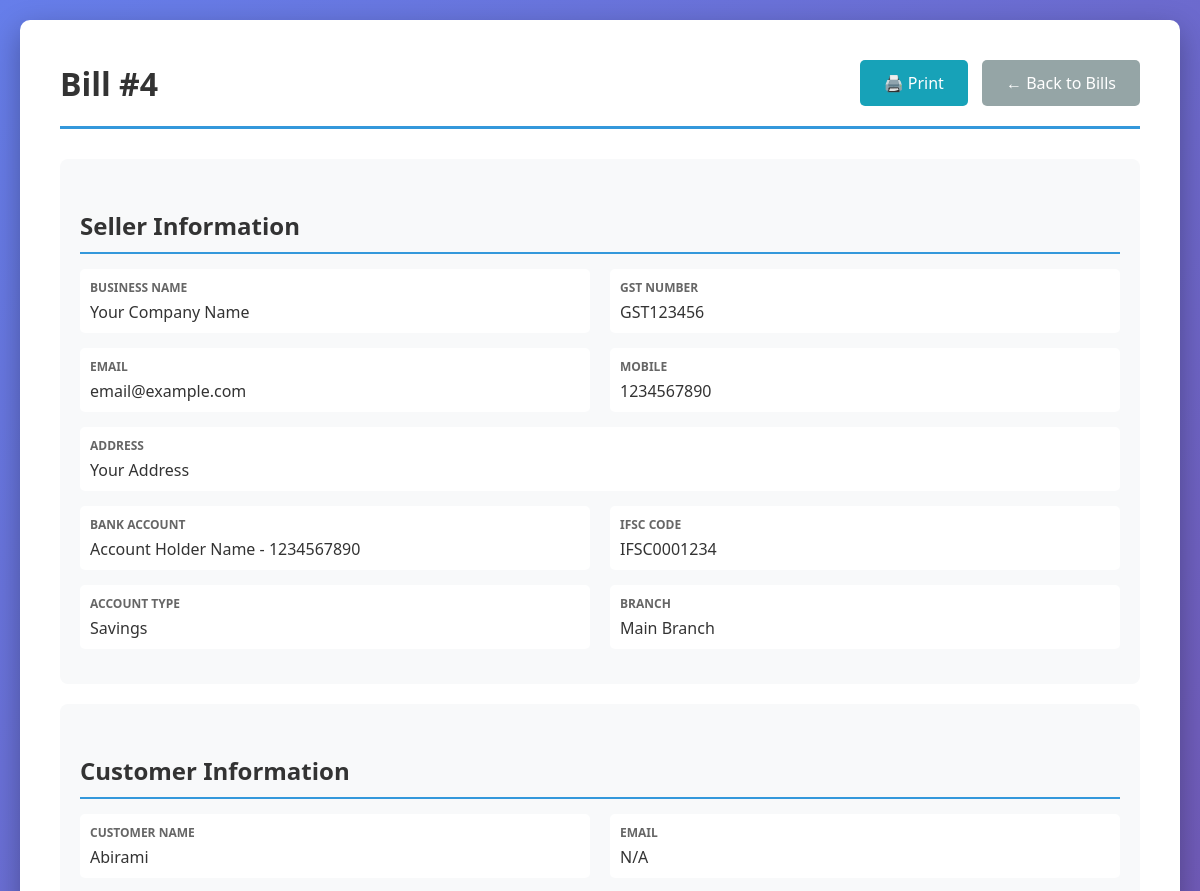
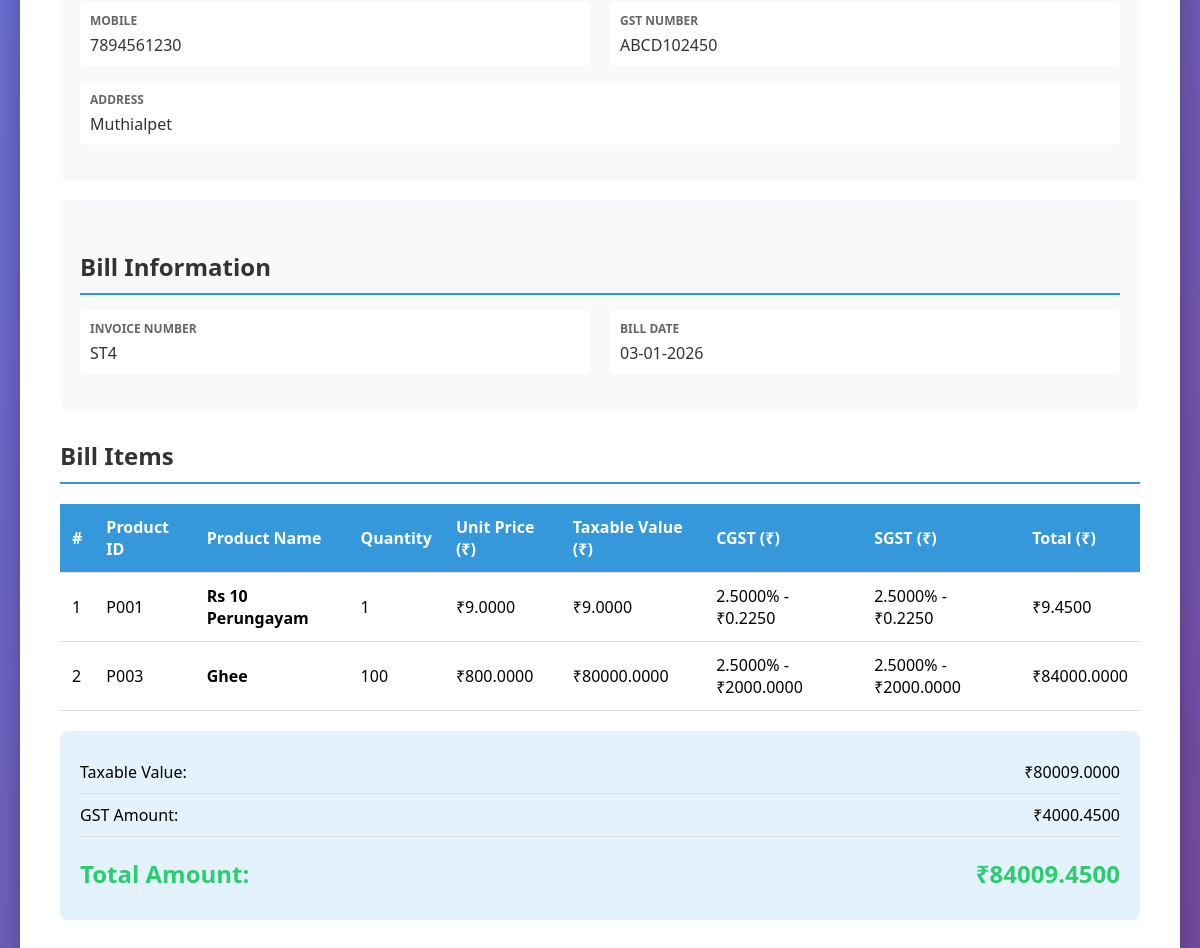
The app's page /billing/view/4 with its own data (2 pictures, top to bottom).
### tables this page shows
CREATE TABLE billing (
                    id INTEGER PRIMARY KEY AUTOINCREMENT,
                    bill_id TEXT UNIQUE NOT NULL,
                    customer_id INTEGER NOT NULL,
                    bill_date DATE NOT NULL,
                    subtotal REAL DEFAULT 0.0,
                    gst_amount REAL DEFAULT 0.0,
                    total_amount REAL NOT NULL DEFAULT 0.0,
                    payment_status TEXT DEFAULT 'Pending',
                    notes TEXT,
                    created_at TIMESTAMP DEFAULT CURRENT_TIMESTAMP,
                    FOREIGN KEY (customer_id) REFERENCES customers (id)
                );

CREATE TABLE seller_info (
            id INTEGER PRIMARY KEY AUTOINCREMENT,
            seller_name TEXT NOT NULL,
            address TEXT,
            email TEXT,
            mobile TEXT,
            gst_number TEXT,
            account_name TEXT,
            account_number TEXT,
            ifsc_code TEXT,
            account_type TEXT,
            branch TEXT,
            created_at TIMESTAMP DEFAULT CURRENT_TIMESTAMP,
            updated_at TIMESTAMP DEFAULT CURRENT_TIMESTAMP
        , state TEXT);

CREATE TABLE customers (
                    id INTEGER PRIMARY KEY AUTOINCREMENT,
                    customer_id TEXT UNIQUE NOT NULL,
                    vendor_code TEXT UNIQUE,
                    name TEXT NOT NULL,
                    email TEXT,
                    mobile TEXT,
                    address TEXT,
                    state TEXT,
                    gst_number TEXT,
                    created_at TIMESTAMP DEFAULT CURRENT_TIMESTAMP
                );

CREATE TABLE billing_items (
                    id INTEGER PRIMARY KEY AUTOINCREMENT,
                    bill_id INTEGER NOT NULL,
                    product_id INTEGER NOT NULL,
                    product_name TEXT NOT NULL,
                    quantity INTEGER NOT NULL DEFAULT 1,
                    unit_price REAL NOT NULL DEFAULT 0.0,
                    gst_percentage REAL NOT NULL DEFAULT 0.0,
                    gst_amount REAL NOT NULL DEFAULT 0.0,
                    cgst REAL NOT NULL DEFAULT 0.0,
                    sgst REAL NOT NULL DEFAULT 0.0,
                    igst REAL NOT NULL DEFAULT 0.0,
                    total REAL NOT NULL DEFAULT 0.0,
                    FOREIGN KEY (bill_id) REFERENCES billing (id) ON DELETE CASCADE,
                    FOREIGN KEY (product_id) REFERENCES inventory (id)
                );

CREATE TABLE inventory (
        id INTEGER PRIMARY KEY AUTOINCREMENT,
        product_id TEXT UNIQUE NOT NULL,
        product_name TEXT NOT NULL,
        hsn_code TEXT,
        manufacture_date DATE,
        expiry_month TEXT NOT NULL,
        quantity INTEGER NOT NULL DEFAULT 0,
        unit_price REAL NOT NULL DEFAULT 0.0,
        mrp REAL NOT NULL DEFAULT 0.0,
        gst_percentage REAL NOT NULL DEFAULT 0.0,
        created_at TIMESTAMP DEFAULT CURRENT_TIMESTAMP,
        updated_at TIMESTAMP DEFAULT CURRENT_TIMESTAMP
    , buy_price REAL NOT NULL DEFAULT 0.0, purchase_date DATE);

### routes/billing.py (the view)
@billing_bp.route('/view/<int:id>')
def view(id):
    conn = get_db_connection()
    bill = conn.execute('''
        SELECT b.*, c.name as customer_name, c.email, c.mobile, c.address, c.gst_number
        FROM billing b
        JOIN customers c ON b.customer_id = c.id
        WHERE b.id = ?
    ''', (id,)).fetchone()
    if not bill:
        flash('Bill not found!', 'error')
        conn.close()
        return redirect(url_for('billing.index'))
    bill_dict = dict(bill)
    if bill_dict['bill_date']:
        date_obj = datetime.strptime(bill_dict['bill_date'], '%Y-%m-%d')
        bill_dict['bill_date'] = date_obj.strftime('%d-%m-%Y')
    items = conn.execute('''
        SELECT bi.*, i.product_id as inventory_product_id
        FROM billing_items bi
        LEFT JOIN inventory i ON bi.product_id = i.id
        WHERE bi.bill_id = ?
        ORDER BY bi.id
    ''', (bill_dict['bill_id'],)).fetchall()
    seller = conn.execute('SELECT * FROM seller_info ORDER BY id DESC LIMIT 1').fetchone()
    conn.close()
    return render_template('billing/view.html', bill=bill_dict, items=items, seller=seller)

### database.py (called while the page is built)
def get_db_connection():
    conn = sqlite3.connect(DATABASE)
    conn.row_factory = sqlite3.Row
    return conn

### templates/billing/view.html (shortened to what this page needs)
<!DOCTYPE html>
<html lang="en">
<head>
</head>
<body>
    <div class="container">
        <div class="header">
            <h1>Bill #{{ bill['id'] }}</h1>
            <div class="no-print">
                <a href="{{ url_for('billing.print_bill', id=bill['id']) }}" target="_blank" class="btn btn-info">🖨️ Print</a>
                <a href="{{ url_for('billing.index') }}" class="btn btn-secondary">← Back to Bills</a>
            </div>
        </div>
        {% if seller %}
        <div class="info-section">
            <h2>Seller Information</h2>
            <div class="info-row">
                <div class="info-item">
                    <div class="info-label">Business Name</div>
                    <div class="info-value">{{ seller['seller_name'] }}</div>
                </div>
                <div class="info-item">
                    <div class="info-label">GST Number</div>
                    <div class="info-value">{{ seller['gst_number'] }}</div>
                </div>
            </div>
            <div class="info-row">
                <div class="info-item">
                    <div class="info-label">Email</div>
                    <div class="info-value">{{ seller['email'] }}</div>
                </div>
                <div class="info-item">
                    <div class="info-label">Mobile</div>
                    <div class="info-value">{{ seller['mobile'] }}</div>
                </div>
            </div>
            <div class="info-row">
                <div class="info-item" style="grid-column: 1 / -1;">
                    <div class="info-label">Address</div>
                    <div class="info-value">{{ seller['address'] }}</div>
                </div>
            </div>
            <div class="info-row">
                <div class="info-item">
                    <div class="info-label">Bank Account</div>
                    <div class="info-value">{{ seller['account_name'] }} - {{ seller['account_number'] }}</div>
                </div>
                <div class="info-item">
                    <div class="info-label">IFSC Code</div>
                    <div class="info-value">{{ seller['ifsc_code'] }}</div>
                </div>
            </div>
            <div class="info-row">
                <div class="info-item">
                    <div class="info-label">Account Type</div>
                    <div class="info-value">{{ seller['account_type'] }}</div>
                </div>
                <div class="info-item">
                    <div class="info-label">Branch</div>
                    <div class="info-value">{{ seller['branch'] }}</div>
                </div>
            </div>
        </div>
        {% endif %}
        <div class="info-section">
            <h2>Customer Information</h2>
            <div class="info-row">
                <div class="info-item">
                    <div class="info-label">Customer Name</div>
                    <div class="info-value">{{ bill['customer_name'] }}</div>
                </div>
                <div class="info-item">
                    <div class="info-label">Email</div>
                    <div class="info-value">{{ bill['email'] or 'N/A' }}</div>
                </div>
            </div>
            <div class="info-row">
                <div class="info-item">
                    <div class="info-label">Mobile</div>
                    <div class="info-value">{{ bill['mobile'] or 'N/A' }}</div>
                </div>
                <div class="info-item">
                    <div class="info-label">GST Number</div>
                    <div class="info-value">{{ bill['gst_number'] or 'N/A' }}</div>
                </div>
            </div>
            <div class="info-row">
                <div class="info-item" style="grid-column: 1 / -1;">
                    <div class="info-label">Address</div>
                    <div class="info-value">{{ bill['address'] or 'N/A' }}</div>
                </div>
            </div>
        </div>
        <div class="info-section">
            <h2>Bill Information</h2>
            <div class="info-row">
                <div class="info-item">
                    <div class="info-label">Invoice Number</div>
                    <div class="info-value">{{ bill['bill_id'] }}</div>
                </div>
                <div class="info-item">
                    <div class="info-label">Bill Date</div>
                    <div class="info-value">{{ bill['bill_date'] }}</div>
                </div>
            </div>
        </div>
        <h2>Bill Items</h2>
        {% set has_cgst_sgst = items|selectattr('cgst', 'greaterthan', 0)|list|length > 0 %}
        <table>
            <thead>
                <tr>
                    <th>#</th>
                    <th>Product ID</th>
                    <th>Product Name</th>
                    <th>Quantity</th>
                    <th>Unit Price (₹)</th>
                    <th>Taxable Value (₹)</th>
                    {% if has_cgst_sgst %}
                    <th>CGST (₹)</th>
                    <th>SGST (₹)</th>
                    {% endif %}
                    <th>Total (₹)</th>
                </tr>
            </thead>
            <tbody>
                {% for item in items %}
                {% set item_subtotal = item['quantity'] * item['unit_price'] %}
                <tr>
                    <td>{{ loop.index }}</td>
                    <td>{{ item['inventory_product_id'] or 'N/A' }}</td>
                    <td><strong>{{ item['product_name'] }}</strong></td>
                    <td>{{ item['quantity'] }}</td>
                    <td>₹{{ "%.4f"|format(item['unit_price']) }}</td>
                    <td>₹{{ "%.4f"|format(item_subtotal) }}</td>
                    {% if has_cgst_sgst %}
                    <td>{% if item['cgst'] > 0 %}{{ "%.4f"|format(item['gst_percentage'] / 2) }}% - ₹{{ "%.4f"|format(item['cgst']) }}{% else %}-{% endif %}</td>
                    <td>{% if item['sgst'] > 0 %}{{ "%.4f"|format(item['gst_percentage'] / 2) }}% - ₹{{ "%.4f"|format(item['sgst']) }}{% else %}-{% endif %}</td>
                    {% endif %}
                    <td>₹{{ "%.4f"|format(item['total']) }}</td>
                </tr>
                {% endfor %}
            </tbody>
        </table>
        <div class="totals-box">
            <div class="total-row">
                <span>Taxable Value:</span>
                <span>₹{{ "%.4f"|format(bill['subtotal']) }}</span>
            </div>
            <div class="total-row">
                <span>GST Amount:</span>
                <span>₹{{ "%.4f"|format(bill['gst_amount']) }}</span>
            </div>
            <div class="total-row">
                <span>Total Amount:</span>
                <span>₹{{ "%.4f"|format(bill['total_amount']) }}</span>
            </div>
        </div>
    </div>
</body>
</html>
</body>
</html>

### templates/billing/view.html (style rules this page uses)
* { margin: 0; padding: 0; box-sizing: border-box; }
body { font-family: 'Segoe UI', Tahoma, Geneva, Verdana, sans-serif; background: linear-gradient(135deg, #667eea 0%, #764ba2 100%); min-height: 100vh; padding: 20px; }
.container { max-width: 1200px; margin: 0 auto; background: white; border-radius: 10px; box-shadow: 0 10px 30px rgba(0,0,0,0.3); padding: 40px; }
.header { display: flex; justify-content: space-between; align-items: center; margin-bottom: 30px; padding-bottom: 20px; border-bottom: 3px solid #3498db; }
h1 { color: #333; }
.btn { padding: 12px 24px; border: none; border-radius: 5px; cursor: pointer; text-decoration: none; font-size: 16px; transition: all 0.3s; display: inline-block; }
.btn-secondary { background: #95a5a6; color: white; }
.btn-info { background: #17a2b8; color: white; margin-right: 10px; }
.info-section { background: #f8f9fa; padding: 20px; border-radius: 8px; margin-bottom: 20px; }
.info-row { display: grid; grid-template-columns: 1fr 1fr; gap: 20px; margin-bottom: 15px; }
.info-item { padding: 10px; background: white; border-radius: 5px; }
.info-label { font-size: 12px; color: #666; font-weight: 600; text-transform: uppercase; margin-bottom: 5px; }
.info-value { font-size: 16px; color: #333; }
h2 { color: #333; margin: 30px 0 15px 0; padding-bottom: 10px; border-bottom: 2px solid #3498db; }
table { width: 100%; border-collapse: collapse; margin: 20px 0; }
th, td { padding: 12px; text-align: left; border-bottom: 1px solid #ddd; }
th { background: #3498db; color: white; font-weight: 600; }
.totals-box { background: #e3f2fd; padding: 20px; border-radius: 8px; margin-top: 20px; }
.total-row { display: flex; justify-content: space-between; padding: 10px 0; border-bottom: 1px solid #ddd; font-size: 16px; }
.total-row:last-child { border-bottom: none; font-size: 24px; font-weight: bold; color: #2ecc71; margin-top: 10px; }

### records on screen
billing: id "4", bill_id "ST4", bill_date "03-01-2026", subtotal "80009.0000", gst_amount "4000.4500", total_amount "84009.4500"
seller_info: seller_name "Your Company Name", gst_number "GST123456", email "email@example.com", mobile "1234567890", address "Your Address", account_name "Account Holder Name", account_number "1234567890", ifsc_code "IFSC0001234", account_type "Savings", branch "Main Branch"
customers: customer_name "Abirami", email "N/A", mobile "7894561230", gst_number "ABCD102450", address "Muthialpet"
billing_items: product_id "P001", product_name "Rs 10 Perungayam", quantity "1", unit_price "9.0000", item_subtotal "9.0000", item['gst_percentage']/2 "2.5000", cgst "0.2250", sgst "0.2250", total "9.4500"
billing_items: product_id "P003", product_name "Ghee", quantity "100", unit_price "800.0000", item_subtotal "80000.0000", item['gst_percentage']/2 "2.5000", cgst "2000.0000", sgst "2000.0000", total "84000.0000"
